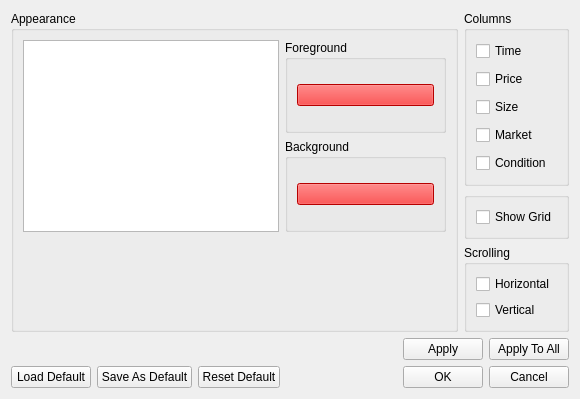
<?xml version="1.0" encoding="UTF-8"?>
<ui version="4.0">
 <class>TimeAndSalesPropertiesDialog</class>
 <widget class="QWidget" name="TimeAndSalesPropertiesDialog">
  <property name="windowModality">
   <enum>Qt::WindowModal</enum>
  </property>
  <property name="geometry">
   <rect>
    <x>0</x>
    <y>0</y>
    <width>580</width>
    <height>399</height>
   </rect>
  </property>
  <property name="sizePolicy">
   <sizepolicy hsizetype="Preferred" vsizetype="Preferred">
    <horstretch>0</horstretch>
    <verstretch>0</verstretch>
   </sizepolicy>
  </property>
  <property name="minimumSize">
   <size>
    <width>580</width>
    <height>347</height>
   </size>
  </property>
  <property name="maximumSize">
   <size>
    <width>580</width>
    <height>3470</height>
   </size>
  </property>
  <property name="contextMenuPolicy">
   <enum>Qt::DefaultContextMenu</enum>
  </property>
  <property name="windowTitle">
   <string>Properties - Time and Sales</string>
  </property>
  <property name="windowIcon">
   <iconset resource="../../LegacyResources/LegacyResources.qrc">
    <normaloff>:/icons/time_and_sales.png</normaloff>:/icons/time_and_sales.png</iconset>
  </property>
  <layout class="QVBoxLayout" name="verticalLayout_4" stretch="1,0">
   <item>
    <layout class="QHBoxLayout" name="m_propertiesLayout">
     <item>
      <widget class="QGroupBox" name="m_appearanceDisplayBox">
       <property name="sizePolicy">
        <sizepolicy hsizetype="Expanding" vsizetype="Preferred">
         <horstretch>0</horstretch>
         <verstretch>0</verstretch>
        </sizepolicy>
       </property>
       <property name="title">
        <string>Appearance</string>
       </property>
       <layout class="QVBoxLayout" name="verticalLayout_5">
        <item>
         <layout class="QHBoxLayout" name="m_appearanceLayout">
          <item>
           <widget class="QListWidget" name="m_priceRangeList">
            <property name="sizePolicy">
             <sizepolicy hsizetype="Fixed" vsizetype="Fixed">
              <horstretch>0</horstretch>
              <verstretch>0</verstretch>
             </sizepolicy>
            </property>
            <property name="showDropIndicator" stdset="0">
             <bool>false</bool>
            </property>
            <property name="selectionMode">
             <enum>QAbstractItemView::NoSelection</enum>
            </property>
            <property name="selectionRectVisible">
             <bool>false</bool>
            </property>
            <property name="currentRow">
             <number>-1</number>
            </property>
           </widget>
          </item>
          <item>
           <layout class="QVBoxLayout" name="m_colorsLayout">
            <property name="sizeConstraint">
             <enum>QLayout::SetDefaultConstraint</enum>
            </property>
            <item>
             <widget class="QGroupBox" name="m_foregroundBox">
              <property name="sizePolicy">
               <sizepolicy hsizetype="Preferred" vsizetype="Preferred">
                <horstretch>0</horstretch>
                <verstretch>0</verstretch>
               </sizepolicy>
              </property>
              <property name="title">
               <string>Foreground</string>
              </property>
              <layout class="QHBoxLayout" name="horizontalLayout">
               <item>
                <widget class="QPushButton" name="m_foregroundButton">
                 <property name="styleSheet">
                  <string>QPushButton {
  background-color: #ff0000;
}</string>
                 </property>
                 <property name="text">
                  <string/>
                 </property>
                </widget>
               </item>
              </layout>
             </widget>
            </item>
            <item>
             <widget class="QGroupBox" name="m_backgroundBox">
              <property name="title">
               <string>Background</string>
              </property>
              <layout class="QHBoxLayout" name="horizontalLayout_2">
               <item>
                <widget class="QPushButton" name="m_backgroundButton">
                 <property name="styleSheet">
                  <string>QPushButton {
  background-color: #ff0000;
}</string>
                 </property>
                 <property name="text">
                  <string/>
                 </property>
                </widget>
               </item>
              </layout>
             </widget>
            </item>
           </layout>
          </item>
         </layout>
        </item>
        <item>
         <widget class="Spire::LegacyUI::FontSelectionWidget" name="m_fontSelector" native="true">
          <property name="sizePolicy">
           <sizepolicy hsizetype="Minimum" vsizetype="Minimum">
            <horstretch>0</horstretch>
            <verstretch>0</verstretch>
           </sizepolicy>
          </property>
         </widget>
        </item>
       </layout>
      </widget>
     </item>
     <item>
      <layout class="QVBoxLayout" name="m_columnsLayout" stretch="1,0,0">
       <item>
        <widget class="QGroupBox" name="m_columnsGroupBox">
         <property name="sizePolicy">
          <sizepolicy hsizetype="Preferred" vsizetype="Preferred">
           <horstretch>0</horstretch>
           <verstretch>0</verstretch>
          </sizepolicy>
         </property>
         <property name="title">
          <string>Columns</string>
         </property>
         <layout class="QVBoxLayout" name="verticalLayout">
          <property name="spacing">
           <number>6</number>
          </property>
          <property name="topMargin">
           <number>9</number>
          </property>
          <property name="bottomMargin">
           <number>9</number>
          </property>
          <item>
           <widget class="QCheckBox" name="m_timeColumnCheckBox">
            <property name="sizePolicy">
             <sizepolicy hsizetype="Preferred" vsizetype="Preferred">
              <horstretch>0</horstretch>
              <verstretch>0</verstretch>
             </sizepolicy>
            </property>
            <property name="text">
             <string>Time</string>
            </property>
            <attribute name="buttonGroup">
             <string notr="true">m_columnButtonGroup</string>
            </attribute>
           </widget>
          </item>
          <item>
           <widget class="QCheckBox" name="m_priceColumnCheckBox">
            <property name="sizePolicy">
             <sizepolicy hsizetype="Preferred" vsizetype="Preferred">
              <horstretch>0</horstretch>
              <verstretch>0</verstretch>
             </sizepolicy>
            </property>
            <property name="text">
             <string>Price</string>
            </property>
            <attribute name="buttonGroup">
             <string notr="true">m_columnButtonGroup</string>
            </attribute>
           </widget>
          </item>
          <item>
           <widget class="QCheckBox" name="m_sizeColumnCheckBox">
            <property name="sizePolicy">
             <sizepolicy hsizetype="Preferred" vsizetype="Preferred">
              <horstretch>0</horstretch>
              <verstretch>0</verstretch>
             </sizepolicy>
            </property>
            <property name="text">
             <string>Size</string>
            </property>
            <attribute name="buttonGroup">
             <string notr="true">m_columnButtonGroup</string>
            </attribute>
           </widget>
          </item>
          <item>
           <widget class="QCheckBox" name="m_marketColumnCheckBox">
            <property name="sizePolicy">
             <sizepolicy hsizetype="Preferred" vsizetype="Preferred">
              <horstretch>0</horstretch>
              <verstretch>0</verstretch>
             </sizepolicy>
            </property>
            <property name="text">
             <string>Market</string>
            </property>
            <attribute name="buttonGroup">
             <string notr="true">m_columnButtonGroup</string>
            </attribute>
           </widget>
          </item>
          <item>
           <widget class="QCheckBox" name="m_conditionColumnCheckBox">
            <property name="sizePolicy">
             <sizepolicy hsizetype="Preferred" vsizetype="Preferred">
              <horstretch>0</horstretch>
              <verstretch>0</verstretch>
             </sizepolicy>
            </property>
            <property name="text">
             <string>Condition</string>
            </property>
            <attribute name="buttonGroup">
             <string notr="true">m_columnButtonGroup</string>
            </attribute>
           </widget>
          </item>
         </layout>
        </widget>
       </item>
       <item>
        <widget class="QGroupBox" name="m_gridLinesGroupBox">
         <property name="sizePolicy">
          <sizepolicy hsizetype="Preferred" vsizetype="Preferred">
           <horstretch>0</horstretch>
           <verstretch>0</verstretch>
          </sizepolicy>
         </property>
         <property name="title">
          <string/>
         </property>
         <layout class="QVBoxLayout" name="verticalLayout_2">
          <item>
           <widget class="QCheckBox" name="m_showGridLineCheckBox">
            <property name="text">
             <string>Show Grid</string>
            </property>
           </widget>
          </item>
         </layout>
        </widget>
       </item>
       <item>
        <widget class="QGroupBox" name="m_scrollingGroupBox">
         <property name="sizePolicy">
          <sizepolicy hsizetype="Preferred" vsizetype="Preferred">
           <horstretch>0</horstretch>
           <verstretch>0</verstretch>
          </sizepolicy>
         </property>
         <property name="title">
          <string>Scrolling</string>
         </property>
         <layout class="QVBoxLayout" name="verticalLayout_3">
          <item>
           <widget class="QCheckBox" name="m_horizontalScrollingCheckBox">
            <property name="text">
             <string>Horizontal</string>
            </property>
           </widget>
          </item>
          <item>
           <widget class="QCheckBox" name="m_verticalScrollingCheckBox">
            <property name="text">
             <string>Vertical</string>
            </property>
           </widget>
          </item>
         </layout>
        </widget>
       </item>
      </layout>
     </item>
    </layout>
   </item>
   <item>
    <layout class="QGridLayout" name="m_buttonLayout">
     <item row="1" column="2">
      <widget class="QPushButton" name="m_resetDefaultButton">
       <property name="text">
        <string>Reset Default</string>
       </property>
      </widget>
     </item>
     <item row="1" column="1">
      <widget class="QPushButton" name="m_saveAsDefaultButton">
       <property name="text">
        <string>Save As Default</string>
       </property>
      </widget>
     </item>
     <item row="1" column="0">
      <widget class="QPushButton" name="m_loadDefaultButton">
       <property name="text">
        <string>Load Default</string>
       </property>
      </widget>
     </item>
     <item row="1" column="3">
      <spacer name="m_buttonCenterBottomSpacer">
       <property name="orientation">
        <enum>Qt::Horizontal</enum>
       </property>
       <property name="sizeHint" stdset="0">
        <size>
         <width>40</width>
         <height>20</height>
        </size>
       </property>
      </spacer>
     </item>
     <item row="0" column="3">
      <spacer name="m_buttonCenterTopSpacer">
       <property name="orientation">
        <enum>Qt::Horizontal</enum>
       </property>
       <property name="sizeHint" stdset="0">
        <size>
         <width>40</width>
         <height>20</height>
        </size>
       </property>
      </spacer>
     </item>
     <item row="1" column="4">
      <widget class="QPushButton" name="m_okButton">
       <property name="text">
        <string>OK</string>
       </property>
      </widget>
     </item>
     <item row="1" column="5">
      <widget class="QPushButton" name="m_cancelButton">
       <property name="text">
        <string>Cancel</string>
       </property>
      </widget>
     </item>
     <item row="0" column="5">
      <widget class="QPushButton" name="m_applyToAllButton">
       <property name="text">
        <string>Apply To All</string>
       </property>
      </widget>
     </item>
     <item row="0" column="4">
      <widget class="QPushButton" name="m_applyButton">
       <property name="text">
        <string>Apply</string>
       </property>
      </widget>
     </item>
    </layout>
   </item>
  </layout>
 </widget>
 <customwidgets>
  <customwidget>
   <class>Spire::LegacyUI::FontSelectionWidget</class>
   <extends>QWidget</extends>
   <header>Spire/LegacyUI/FontSelectionWidget.hpp</header>
   <container>1</container>
  </customwidget>
 </customwidgets>
 <resources>
  <include location="../../LegacyResources/LegacyResources.qrc"/>
 </resources>
 <connections/>
 <buttongroups>
  <buttongroup name="m_columnButtonGroup">
   <property name="exclusive">
    <bool>false</bool>
   </property>
  </buttongroup>
 </buttongroups>
</ui>
